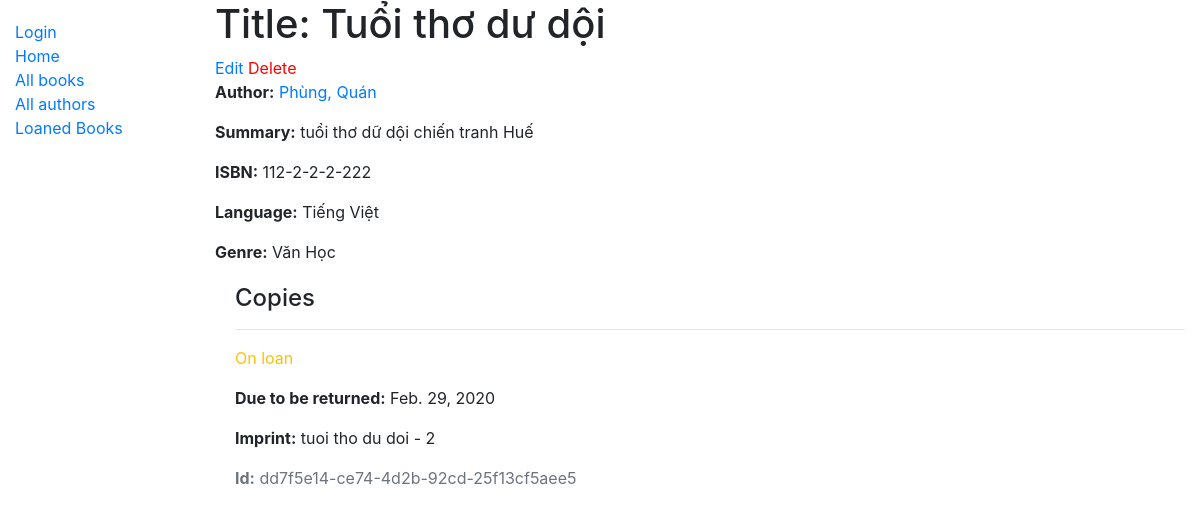
The page /catalog/book/1 on the database as committed earlier.
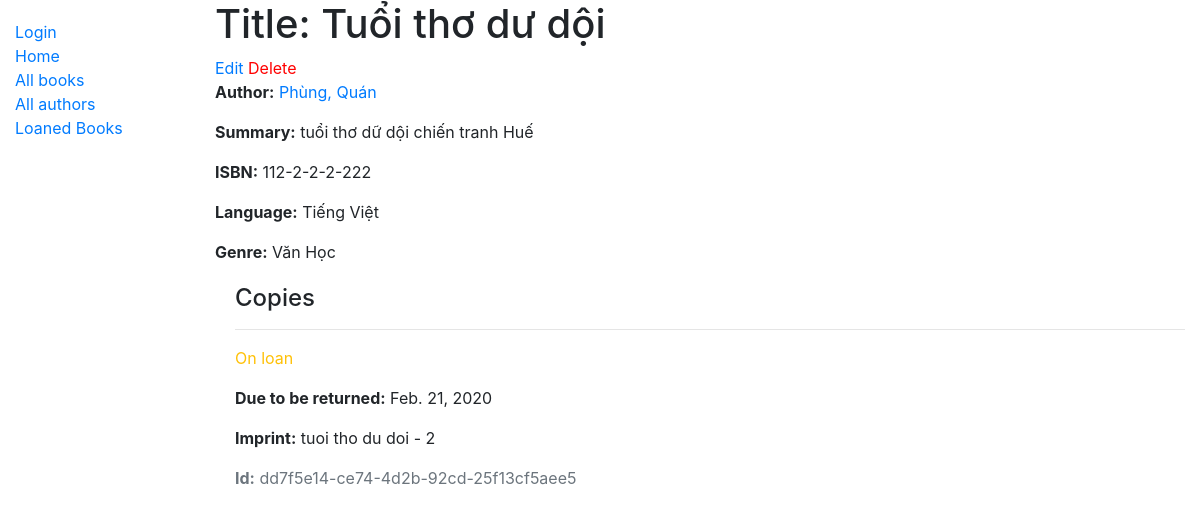
The same page on the database as committed later.
### BookInstance/models.py (models this page shows, shortened)
class BookInstance(models.Model):
  LOAN_STATUS = (
    ('m', 'Maintenance'),
    ('o', 'On loan'),
    ('a', 'Available'),
    ('r', 'Reserved'),
  )
  id = models.UUIDField(primary_key=True, default=uuid.uuid4)
  imprint = models.CharField(max_length=200)
  due_back = models.DateField(null=True, blank=True)
  status = models.CharField(
            max_length=1,
            choices=LOAN_STATUS,
            blank=True,
            default='m',
            help_text='Book availability',
          )
  book = models.ForeignKey(Book, on_delete=models.SET_NULL, null=True)
  borrower = models.ForeignKey(User, on_delete=models.SET_NULL, null=True, blank=True)
  class Meta:
    ordering = ['due_back']
    permissions = (("can_mark_returned", "Set book as returned"),)

### catalog/views.py (the view, shortened to what this page needs)
# urls.py: path('book/<int:pk>', views.BookDetailView.as_view(), name='book-detail'),
class BookDetailView(generic.DetailView):
  model = Book

### Author/models.py (called while the page is built)
  def __str__(self):
    return f'{self.last_name}, {self.first_name}'

### Genre/models.py (called while the page is built)
  def __str__(self):
    return self.name

### Language/models.py (called while the page is built)
  def __str__(self):
    return self.name

### catalog/templates/Book/book_detail.html
{% extends "base_generic.html" %}
{% block content %}
  <h1>Title: {{ book.title }}</h1>
  <a href="{% url 'book_update' book.pk %}">Edit</a>
  <a href="{% url 'book_delete' book.pk %}" style="color:red"> Delete </a>
  <p><strong>Author:</strong> <a href="{% url 'author-detail' book.author.pk %}">{{ book.author }}</a></p>
  <p><strong>Summary:</strong> {{ book.summary }}</p>
  <p><strong>ISBN:</strong> {{ book.isbn }}</p>
  <p><strong>Language:</strong> {{ book.language }}</p>
  <p><strong>Genre:</strong> {{ book.genre.all|join:", " }}</p>
  <div style="margin-left:20px;margin-top:20px">
    <h4>Copies</h4>
    {% for copy in book.bookinstance_set.all %}
      <hr>
      <p class="{% if copy.status == 'a' %}text-success{% elif copy.status == 'm' %}text-danger{% else %}text-warning{% endif %}">
        {{ copy.get_status_display }}
      </p>
      {% if copy.status != 'a' %}
        <p><strong>Due to be returned:</strong> {{ copy.due_back }}</p>
      {% endif %}
      <p><strong>Imprint:</strong> {{ copy.imprint }}</p>
      <p class="text-muted"><strong>Id:</strong> {{ copy.id }}</p>
    {% endfor %}
  </div>
{% endblock %}

Rows that differ between the two databases and show on the page:
changed BookInstance "On loan": due_back "Feb. 29, 2020" → "Feb. 21, 2020"
